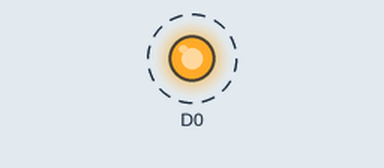
Simulated run of this sketch. Board: ESP8266 (NodeMCU). On the bench: output pins drawn as LEDs (lit = HIGH). Dashed ring = blinking.

Above: at 0.7 s.
Timing chart, 0 to 3.5 s (numbered marks = the images above):
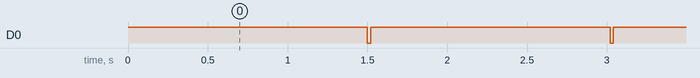

The sketch:

MiPr-Abgabe.ino
```cpp
// Teilaufgabe A1: Werberblinklicht

// im Set-Up werden immer die Voreinstellungen vorgenommen, die der Prozessor einmal zu Beginn des Programmes auführt.

// In diesem Fall habe ich definiert, das über den Pin D0 die Lampe erreicht werden kann. Da die Lampe ein Bauteil ist, welches einen Output (und keinen Input, wie beispielsweise ein Sensor) erzeugt, habe ich für den Pin D0 auch noch als Output Anschluss definiert.

void setup() {
  pinMode(D0, OUTPUT);
}

// in dem Loop habe ich nun das Programm geschrieben, welches die Lampe zum blinken bringt.

void loop() {
  //die LED wird ausgeschaltet (bei der LED, die ich über den Pin D0 angesteuert habe schaltet wird die LED bei HIGH ausgeschaltet)
  digitalWrite(D0, HIGH);
  // nun halte ich den Mikroprozessor mit dem Kommando 'delay' für 1,5 Sekunden an (da der Mikroprozessor in diesem Fall keine weiteren Aufgaben hat und nicht noch mehr Lichter etc. angeschlossen sind, kann hier auch das delay Kommando genutzt werden)
  delay(1500);
  // nun wird die LED angeschaltet...
  digitalWrite(D0, LOW);
  // ... und der Mikroprozessor für 20ms angehalten, um ein kurzes aufblinken zu erzeugen.
  delay(20);
  // dieser Loop wird wiederholt solange der Mikroprozessor mit Strom versorgt wird.
}
```

Measured:
- by itself, D0: alternates HIGH for 1.5 s and LOW for 0.02 s
